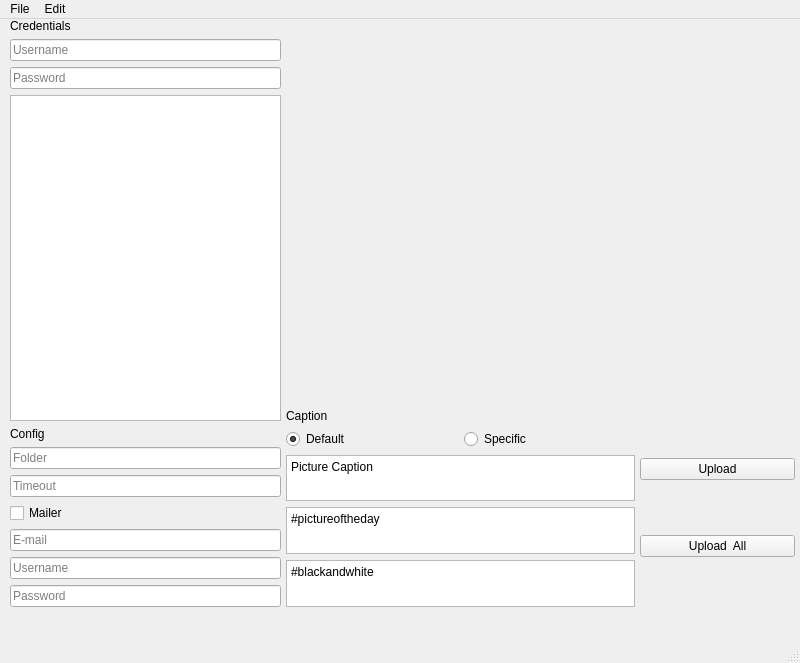
<?xml version="1.0" encoding="UTF-8"?>
<ui version="4.0">
 <class>MainWindow</class>
 <widget class="QMainWindow" name="MainWindow">
  <property name="geometry">
   <rect>
    <x>0</x>
    <y>0</y>
    <width>800</width>
    <height>663</height>
   </rect>
  </property>
  <property name="windowTitle">
   <string>MainWindow</string>
  </property>
  <property name="documentMode">
   <bool>false</bool>
  </property>
  <property name="tabShape">
   <enum>QTabWidget::Rounded</enum>
  </property>
  <widget class="QWidget" name="centralwidget">
   <widget class="QWidget" name="verticalLayoutWidget">
    <property name="geometry">
     <rect>
      <x>10</x>
      <y>0</y>
      <width>271</width>
      <height>588</height>
     </rect>
    </property>
    <layout class="QVBoxLayout" name="verticalLayout">
     <item>
      <layout class="QVBoxLayout" name="verticalLayout_5">
       <item>
        <widget class="QLabel" name="label">
         <property name="maximumSize">
          <size>
           <width>16777215</width>
           <height>30</height>
          </size>
         </property>
         <property name="text">
          <string>Credentials</string>
         </property>
        </widget>
       </item>
       <item>
        <widget class="QLineEdit" name="lineEdit">
         <property name="maxLength">
          <number>64</number>
         </property>
         <property name="placeholderText">
          <string>Username</string>
         </property>
        </widget>
       </item>
       <item>
        <widget class="QLineEdit" name="lineEdit_2">
         <property name="maxLength">
          <number>64</number>
         </property>
         <property name="echoMode">
          <enum>QLineEdit::Password</enum>
         </property>
         <property name="placeholderText">
          <string>Password</string>
         </property>
         <property name="clearButtonEnabled">
          <bool>false</bool>
         </property>
        </widget>
       </item>
      </layout>
     </item>
     <item>
      <layout class="QVBoxLayout" name="verticalLayout_6">
       <item>
        <widget class="QTreeView" name="treeView">
         <property name="rootIsDecorated">
          <bool>true</bool>
         </property>
         <property name="animated">
          <bool>true</bool>
         </property>
         <attribute name="headerVisible">
          <bool>true</bool>
         </attribute>
        </widget>
       </item>
      </layout>
     </item>
     <item>
      <layout class="QVBoxLayout" name="verticalLayout_4">
       <item>
        <widget class="QLabel" name="label_2">
         <property name="maximumSize">
          <size>
           <width>16777215</width>
           <height>30</height>
          </size>
         </property>
         <property name="text">
          <string>Config</string>
         </property>
        </widget>
       </item>
       <item>
        <widget class="QLineEdit" name="lineEdit_4">
         <property name="text">
          <string/>
         </property>
         <property name="placeholderText">
          <string>Folder</string>
         </property>
        </widget>
       </item>
       <item>
        <widget class="QLineEdit" name="lineEdit_3">
         <property name="text">
          <string/>
         </property>
         <property name="placeholderText">
          <string>Timeout</string>
         </property>
        </widget>
       </item>
      </layout>
     </item>
     <item>
      <layout class="QVBoxLayout" name="verticalLayout_3">
       <item>
        <widget class="QCheckBox" name="checkBox">
         <property name="text">
          <string>Mailer</string>
         </property>
        </widget>
       </item>
       <item>
        <widget class="QLineEdit" name="lineEdit_7">
         <property name="placeholderText">
          <string>E-mail</string>
         </property>
        </widget>
       </item>
       <item>
        <widget class="QLineEdit" name="lineEdit_6">
         <property name="text">
          <string/>
         </property>
         <property name="placeholderText">
          <string>Username</string>
         </property>
        </widget>
       </item>
       <item>
        <widget class="QLineEdit" name="lineEdit_5">
         <property name="echoMode">
          <enum>QLineEdit::Password</enum>
         </property>
         <property name="placeholderText">
          <string>Password</string>
         </property>
        </widget>
       </item>
      </layout>
     </item>
    </layout>
   </widget>
   <widget class="QWidget" name="layoutWidget">
    <property name="geometry">
     <rect>
      <x>286</x>
      <y>390</y>
      <width>349</width>
      <height>198</height>
     </rect>
    </property>
    <layout class="QVBoxLayout" name="verticalLayout_2" stretch="0,0,0,0,0">
     <item>
      <widget class="QLabel" name="label_3">
       <property name="text">
        <string>Caption</string>
       </property>
      </widget>
     </item>
     <item>
      <layout class="QHBoxLayout" name="horizontalLayout">
       <item>
        <widget class="QRadioButton" name="radioButton_2">
         <property name="text">
          <string>Default</string>
         </property>
         <property name="checked">
          <bool>true</bool>
         </property>
        </widget>
       </item>
       <item>
        <widget class="QRadioButton" name="radioButton">
         <property name="text">
          <string>Specific</string>
         </property>
         <property name="checked">
          <bool>false</bool>
         </property>
        </widget>
       </item>
      </layout>
     </item>
     <item>
      <widget class="QPlainTextEdit" name="plainTextEdit_3">
       <property name="plainText">
        <string>Picture Caption</string>
       </property>
      </widget>
     </item>
     <item>
      <widget class="QPlainTextEdit" name="plainTextEdit_2">
       <property name="plainText">
        <string>#pictureoftheday
</string>
       </property>
      </widget>
     </item>
     <item>
      <widget class="QPlainTextEdit" name="plainTextEdit">
       <property name="plainText">
        <string>#blackandwhite</string>
       </property>
      </widget>
     </item>
    </layout>
   </widget>
   <widget class="QWidget" name="verticalLayoutWidget_3">
    <property name="geometry">
     <rect>
      <x>287</x>
      <y>1</y>
      <width>509</width>
      <height>381</height>
     </rect>
    </property>
    <layout class="QVBoxLayout" name="verticalLayout_7">
     <item>
      <widget class="QLabel" name="label_4">
       <property name="text">
        <string/>
       </property>
       <property name="alignment">
        <set>Qt::AlignCenter</set>
       </property>
      </widget>
     </item>
    </layout>
   </widget>
   <widget class="QWidget" name="verticalLayoutWidget_2">
    <property name="geometry">
     <rect>
      <x>640</x>
      <y>390</y>
      <width>155</width>
      <height>198</height>
     </rect>
    </property>
    <layout class="QVBoxLayout" name="verticalLayout_8">
     <item>
      <widget class="QPushButton" name="pushButton">
       <property name="text">
        <string>Upload</string>
       </property>
      </widget>
     </item>
     <item>
      <widget class="QPushButton" name="pushButton_2">
       <property name="text">
        <string>Upload  All</string>
       </property>
      </widget>
     </item>
    </layout>
   </widget>
   <widget class="QWidget" name="verticalLayoutWidget_4">
    <property name="geometry">
     <rect>
      <x>10</x>
      <y>590</y>
      <width>785</width>
      <height>23</height>
     </rect>
    </property>
    <layout class="QVBoxLayout" name="verticalLayout_9">
     <item>
      <widget class="QLabel" name="label_5">
       <property name="text">
        <string/>
       </property>
      </widget>
     </item>
    </layout>
   </widget>
  </widget>
  <widget class="QMenuBar" name="menubar">
   <property name="geometry">
    <rect>
     <x>0</x>
     <y>0</y>
     <width>800</width>
     <height>29</height>
    </rect>
   </property>
   <widget class="QMenu" name="menuInstapy_bot">
    <property name="title">
     <string>File</string>
    </property>
   </widget>
   <widget class="QMenu" name="menuEdit">
    <property name="title">
     <string>Edit</string>
    </property>
   </widget>
   <addaction name="menuInstapy_bot"/>
   <addaction name="menuEdit"/>
  </widget>
  <widget class="QStatusBar" name="statusbar"/>
 </widget>
 <resources/>
 <connections/>
</ui>
